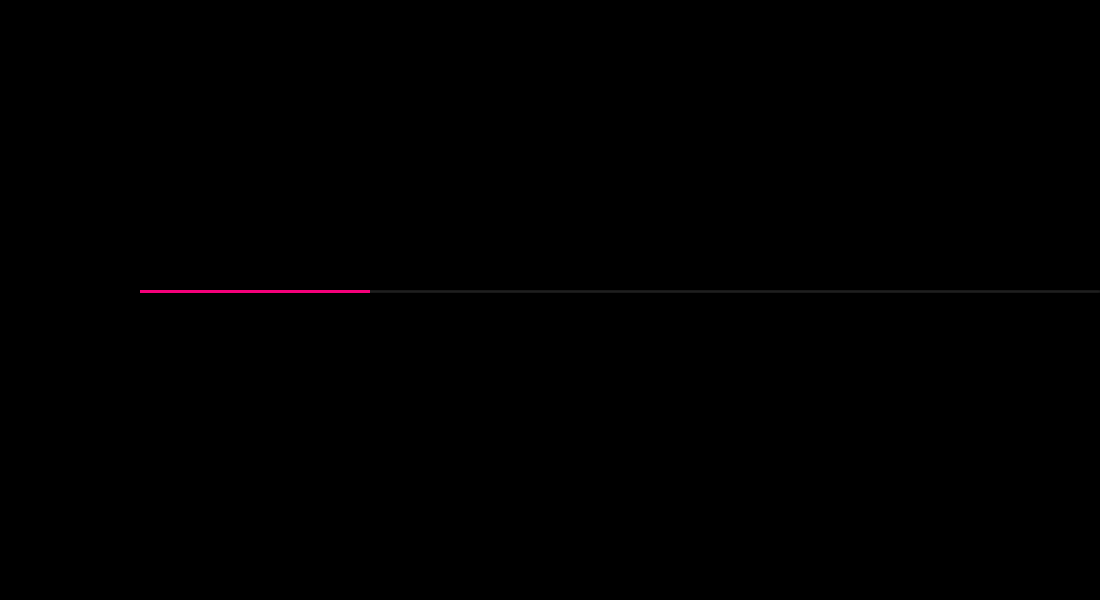
<?xml version="1.0" encoding="UTF-8"?>
<ui version="4.0">
 <class>MainWindow</class>
 <widget class="QMainWindow" name="MainWindow">
  <property name="geometry">
   <rect>
    <x>0</x>
    <y>0</y>
    <width>1100</width>
    <height>600</height>
   </rect>
  </property>
  <property name="windowTitle">
   <string>MainWindow</string>
  </property>
  <property name="styleSheet">
   <string notr="true">background-color: rgb(0, 0, 0);
background-image: url(:/newPrefix/Images/welcome.png);</string>
  </property>
  <property name="animated">
   <bool>true</bool>
  </property>
  <property name="documentMode">
   <bool>false</bool>
  </property>
  <property name="tabShape">
   <enum>QTabWidget::Rounded</enum>
  </property>
  <widget class="QWidget" name="centralwidget">
   <widget class="QProgressBar" name="progressBar">
    <property name="geometry">
     <rect>
      <x>140</x>
      <y>290</y>
      <width>961</width>
      <height>3</height>
     </rect>
    </property>
    <property name="styleSheet">
     <string notr="true">QProgressBar{
	background-color: rgb(33, 33, 33);
	text-align: center;
	text-family: DS-Digital;
	color: white;
}
QProgressBar::Chunk{
	background: rgb(0, 170, 127);
	background-color: #f4007a;
	/*color: rgb(255, 0, 0);
	width: 2.5px;
	margin: 0.5;*/
}</string>
    </property>
    <property name="value">
     <number>24</number>
    </property>
    <property name="alignment">
     <set>Qt::AlignCenter</set>
    </property>
    <property name="textVisible">
     <bool>false</bool>
    </property>
    <property name="invertedAppearance">
     <bool>false</bool>
    </property>
   </widget>
   <widget class="QLabel" name="label">
    <property name="geometry">
     <rect>
      <x>10</x>
      <y>240</y>
      <width>291</width>
      <height>300</height>
     </rect>
    </property>
    <property name="styleSheet">
     <string notr="true">background: none;
image: url(:/newPrefix/Images/python2.png);
</string>
    </property>
    <property name="text">
     <string/>
    </property>
   </widget>
  </widget>
 </widget>
 <resources>
  <include location="images.qrc"/>
 </resources>
 <connections/>
</ui>
